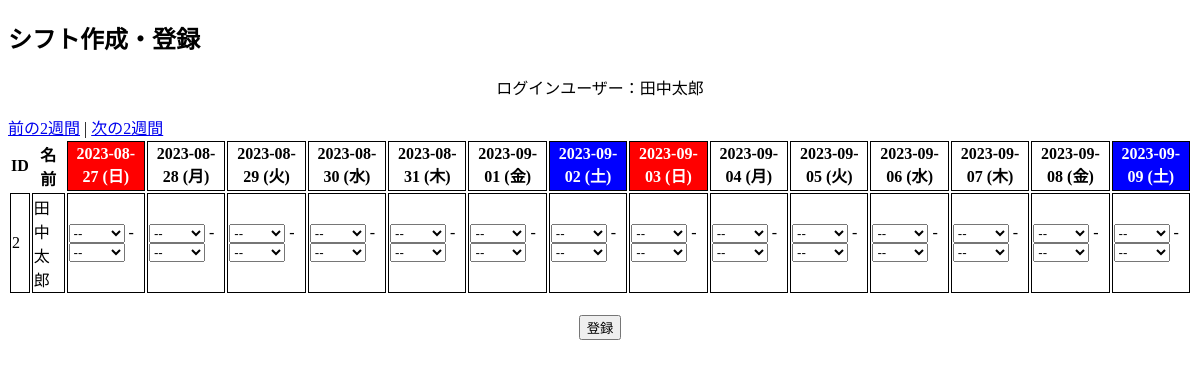
/9-1.php?date=2023-08-27 (signed in), run on the app's committed database.
### tables this page shows
CREATE TABLE `arubaito_table` (
  `バイトID` int(11) NOT NULL AUTO_INCREMENT,
  `名前` varchar(30) DEFAULT NULL,
  `電話番号` varchar(30) DEFAULT NULL,
  `時給` decimal(8,0) NOT NULL,
  PRIMARY KEY (`バイトID`)
);

### htdocs/9-1.php (the view, shortened to what this page needs)
<!DOCTYPE html>
<html lang="ja">
<head>
    <link rel="stylesheet" href="9-1.css">
</head>
<body>
    <form action="9-1.php" method="post">
        <h2 style="text-align:left">シフト作成・登録</h2>
        <?php
        require_once("db.php");
        if (isset($_SESSION["name"])) {
            $name = $_SESSION["name"];
            echo "<p style='text-align:center'>ログインユーザー：$name</p>";
        } else {
            header("Location: 6.php");
            exit;
        }
        $stmt = $db->query("SELECT * FROM arubaito_table WHERE 名前 = '$name'");
        $staff_data = $stmt->fetchAll(PDO::FETCH_ASSOC);
        if (isset($_GET['date'])) {
            $start_date = new DateTime($_GET['date']);
        } else {
            $next_sunday = strtotime('next Sunday +1 month');
            $next_sunday_date = date('Y-m-d', $next_sunday);
            $start_date = new DateTime($next_sunday_date);
        }
        $end_date = clone $start_date;
        $end_date->add(new DateInterval('P13D'));
        $prev_start_date = clone $start_date;
        $prev_start_date->sub(new DateInterval('P14D'));
        $next_start_date = clone $start_date;
        $next_start_date->add(new DateInterval('P14D'));
        $weekdays = ['日', '月', '火', '水', '木', '金', '土'];
        echo "<a href='?date={$prev_start_date->format('Y-m-d')}'>前の2週間</a> | ";
        echo "<a href='?date={$next_start_date->format('Y-m-d')}'>次の2週間</a>";
        echo "<table>";
        echo "<tr><th>ID</th><th>名前</th>";
        $current_date = clone $start_date;
        while ($current_date <= $end_date) {
            $date = $current_date->format('Y-m-d');
            $weekday = $weekdays[$current_date->format('w')];
            $cell_style = '';
            if ($weekday === '土') {
                $cell_style = 'background-color: blue; color: white;';
            } elseif ($weekday === '日') {
                $cell_style = 'background-color: red; color: white;';
            }
            echo "<th style='border: 1px solid black; $cell_style'>$date ($weekday)</th>";
            $current_date->add(new DateInterval('P1D'));
        }
        echo "</tr>";
        foreach ($staff_data as $staff) {
            $id = $staff['バイトID'];
            $name = $staff['名前'];
            echo "<tr>";
            echo "<td style='border: 1px solid black;'>$id</td>";
            echo "<td style='border: 1px solid black;'>$name</td>";
            $current_date = clone $start_date;
            while ($current_date <= $end_date) {
                $date = $current_date->format('Y-m-d');
                $start_time_name = "shift[$id][$date][start_time]";
                $start_time_id = "start_time_$id" . "_" . $current_date->format('Ymd');
                $start_time_html = "<select name='$start_time_name' id='$start_time_id'>";
                $start_time_html .= "<option value='---'>--</option>";
                for ($hour = 9; $hour <= 22; $hour++) {
                    $time = str_pad($hour, 2, '0', STR_PAD_LEFT) . ":00";
                    $selected = '';
                    $start_time_html .= "<option value='$time' $selected>$time</option>";
                }
                $start_time_html .= "</select>";
                $end_time_name = "shift[$id][$date][end_time]";
                $end_time_id = "end_time_$id" . "_" . $current_date->format('Ymd');
                $end_time_html = "<select name='$end_time_name' id='$end_time_id'>";
                $end_time_html .= "<option value='---'>--</option>";
                for ($hour = 10; $hour <= 23; $hour++) {
                    $time = str_pad($hour, 2, '0', STR_PAD_LEFT) . ":00";
                    $selected = '';
                    $end_time_html .= "<option value='$time' $selected>$time</option>";
                }
                $end_time_html .= "</select>";
                echo "<td style='border: 1px solid black;'>$start_time_html - $end_time_html</td>";
                $current_date->add(new DateInterval('P1D'));
            }
            echo "</tr>";
        }
        echo "</table>";
        echo "<div style='text-align: center; margin-top: 20px;'>";
        echo "<input type='submit' value='登録'>";
        echo "</div>";
        ?>
    </form>
</body>
</html>

### data on the page
arubaito_table: バイトID "2", 名前 "田中太郎", バイトID "--"

### other printed values
$name "田中太郎"
$date "2023-08-27"
$weekday "日"
$date "2023-08-28"
$weekday "月"
$date "2023-08-29"
$weekday "火"
$date "2023-08-30"
$weekday "水"
$date "2023-08-31"
$weekday "木"
$date "2023-09-01"
$weekday "金"
$date "2023-09-02"
$weekday "土"
